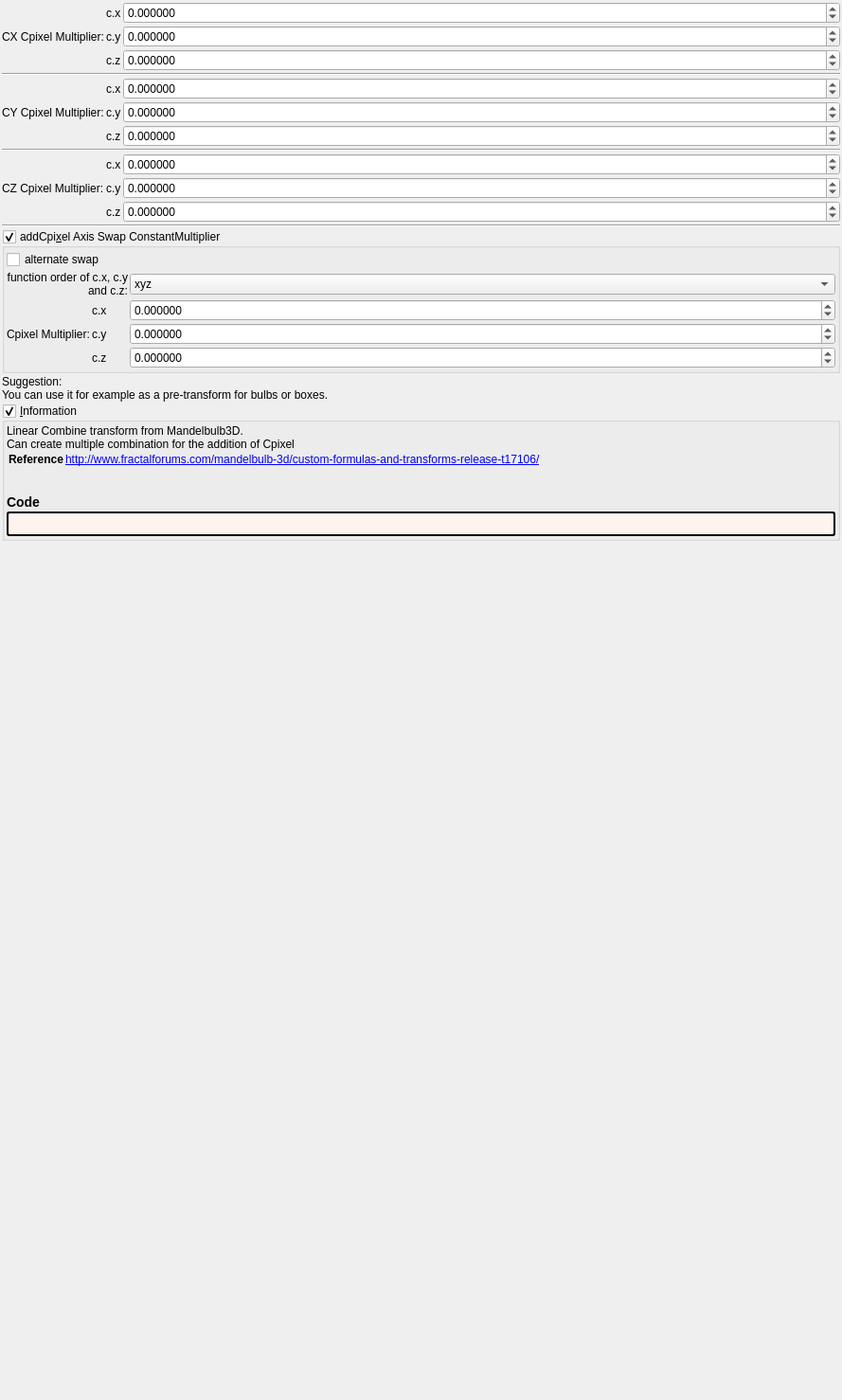
<?xml version="1.0" encoding="UTF-8"?>
<ui version="4.0">
 <class>transf_lin_combine_cxyz</class>
 <widget class="QWidget" name="Form">
  <property name="geometry">
   <rect>
    <x>0</x>
    <y>0</y>
    <width>889</width>
    <height>1478</height>
   </rect>
  </property>
  <property name="windowTitle">
   <string notr="true">transf_lin_combine_cxyz</string>
  </property>
  <layout class="QVBoxLayout" name="verticalLayout">
   <property name="spacing">
    <number>2</number>
   </property>
   <property name="leftMargin">
    <number>2</number>
   </property>
   <property name="topMargin">
    <number>2</number>
   </property>
   <property name="rightMargin">
    <number>2</number>
   </property>
   <property name="bottomMargin">
    <number>2</number>
   </property>
   <item>
    <layout class="QGridLayout" name="gridLayout_44" columnstretch="0,0,1">
     <property name="spacing">
      <number>2</number>
     </property>
     <item row="4" column="1">
      <widget class="QLabel" name="label_118">
       <property name="text">
        <string notr="true">c.x</string>
       </property>
      </widget>
     </item>
     <item row="1" column="0">
      <widget class="QLabel" name="label_108">
       <property name="text">
        <string>CX Cpixel Multiplier:</string>
       </property>
       <property name="wordWrap">
        <bool>true</bool>
       </property>
      </widget>
     </item>
     <item row="2" column="1">
      <widget class="QLabel" name="label_117">
       <property name="text">
        <string notr="true">c.z</string>
       </property>
      </widget>
     </item>
     <item row="7" column="0" colspan="3">
      <widget class="Line" name="line_33">
       <property name="orientation">
        <enum>Qt::Horizontal</enum>
       </property>
      </widget>
     </item>
     <item row="2" column="2">
      <widget class="MyDoubleSpinBox" name="spinbox3_transf_constant_multiplier_100_z">
       <property name="sizePolicy">
        <sizepolicy hsizetype="Minimum" vsizetype="Maximum">
         <horstretch>0</horstretch>
         <verstretch>0</verstretch>
        </sizepolicy>
       </property>
       <property name="prefix">
        <string/>
       </property>
       <property name="suffix">
        <string/>
       </property>
       <property name="decimals">
        <number>6</number>
       </property>
       <property name="minimum">
        <double>-99.989999999999995</double>
       </property>
       <property name="maximum">
        <double>99.989999999999995</double>
       </property>
       <property name="singleStep">
        <double>0.100000000000000</double>
       </property>
      </widget>
     </item>
     <item row="8" column="1">
      <widget class="QLabel" name="label_119">
       <property name="text">
        <string notr="true">c.x</string>
       </property>
      </widget>
     </item>
     <item row="5" column="0">
      <widget class="QLabel" name="label_109">
       <property name="text">
        <string>CY Cpixel Multiplier:</string>
       </property>
       <property name="wordWrap">
        <bool>true</bool>
       </property>
      </widget>
     </item>
     <item row="3" column="0" colspan="3">
      <widget class="Line" name="line_30">
       <property name="orientation">
        <enum>Qt::Horizontal</enum>
       </property>
      </widget>
     </item>
     <item row="4" column="2">
      <widget class="MyDoubleSpinBox" name="spinbox3_transf_constant_multiplier_010_x">
       <property name="sizePolicy">
        <sizepolicy hsizetype="Minimum" vsizetype="Maximum">
         <horstretch>0</horstretch>
         <verstretch>0</verstretch>
        </sizepolicy>
       </property>
       <property name="prefix">
        <string/>
       </property>
       <property name="suffix">
        <string/>
       </property>
       <property name="decimals">
        <number>6</number>
       </property>
       <property name="minimum">
        <double>-99.989999999999995</double>
       </property>
       <property name="maximum">
        <double>99.989999999999995</double>
       </property>
       <property name="singleStep">
        <double>0.100000000000000</double>
       </property>
      </widget>
     </item>
     <item row="10" column="1">
      <widget class="QLabel" name="label_123">
       <property name="text">
        <string notr="true">c.z</string>
       </property>
      </widget>
     </item>
     <item row="9" column="0">
      <widget class="QLabel" name="label_111">
       <property name="text">
        <string>CZ Cpixel Multiplier:</string>
       </property>
       <property name="wordWrap">
        <bool>true</bool>
       </property>
      </widget>
     </item>
     <item row="0" column="1">
      <widget class="QLabel" name="label_116">
       <property name="text">
        <string notr="true">c.x</string>
       </property>
      </widget>
     </item>
     <item row="5" column="2">
      <widget class="MyDoubleSpinBox" name="spinbox3_transf_constant_multiplier_010_y">
       <property name="sizePolicy">
        <sizepolicy hsizetype="Minimum" vsizetype="Maximum">
         <horstretch>0</horstretch>
         <verstretch>0</verstretch>
        </sizepolicy>
       </property>
       <property name="prefix">
        <string/>
       </property>
       <property name="suffix">
        <string/>
       </property>
       <property name="decimals">
        <number>6</number>
       </property>
       <property name="minimum">
        <double>-99.989999999999995</double>
       </property>
       <property name="maximum">
        <double>99.989999999999995</double>
       </property>
       <property name="singleStep">
        <double>0.100000000000000</double>
       </property>
      </widget>
     </item>
     <item row="6" column="1">
      <widget class="QLabel" name="label_122">
       <property name="text">
        <string notr="true">c.z</string>
       </property>
      </widget>
     </item>
     <item row="1" column="2">
      <widget class="MyDoubleSpinBox" name="spinbox3_transf_constant_multiplier_100_y">
       <property name="sizePolicy">
        <sizepolicy hsizetype="Minimum" vsizetype="Maximum">
         <horstretch>0</horstretch>
         <verstretch>0</verstretch>
        </sizepolicy>
       </property>
       <property name="prefix">
        <string/>
       </property>
       <property name="suffix">
        <string/>
       </property>
       <property name="decimals">
        <number>6</number>
       </property>
       <property name="minimum">
        <double>-99.989999999999995</double>
       </property>
       <property name="maximum">
        <double>99.989999999999995</double>
       </property>
       <property name="singleStep">
        <double>0.100000000000000</double>
       </property>
      </widget>
     </item>
     <item row="8" column="2">
      <widget class="MyDoubleSpinBox" name="spinbox3_transf_constant_multiplier_001_x">
       <property name="sizePolicy">
        <sizepolicy hsizetype="Minimum" vsizetype="Maximum">
         <horstretch>0</horstretch>
         <verstretch>0</verstretch>
        </sizepolicy>
       </property>
       <property name="prefix">
        <string/>
       </property>
       <property name="suffix">
        <string/>
       </property>
       <property name="decimals">
        <number>6</number>
       </property>
       <property name="minimum">
        <double>-99.989999999999995</double>
       </property>
       <property name="maximum">
        <double>99.989999999999995</double>
       </property>
       <property name="singleStep">
        <double>0.100000000000000</double>
       </property>
      </widget>
     </item>
     <item row="10" column="2">
      <widget class="MyDoubleSpinBox" name="spinbox3_transf_constant_multiplier_001_z">
       <property name="sizePolicy">
        <sizepolicy hsizetype="Minimum" vsizetype="Maximum">
         <horstretch>0</horstretch>
         <verstretch>0</verstretch>
        </sizepolicy>
       </property>
       <property name="prefix">
        <string/>
       </property>
       <property name="suffix">
        <string/>
       </property>
       <property name="decimals">
        <number>6</number>
       </property>
       <property name="minimum">
        <double>-99.989999999999995</double>
       </property>
       <property name="maximum">
        <double>99.989999999999995</double>
       </property>
       <property name="singleStep">
        <double>0.100000000000000</double>
       </property>
      </widget>
     </item>
     <item row="1" column="1">
      <widget class="QLabel" name="label_110">
       <property name="text">
        <string notr="true">c.y</string>
       </property>
      </widget>
     </item>
     <item row="0" column="2">
      <widget class="MyDoubleSpinBox" name="spinbox3_transf_constant_multiplier_100_x">
       <property name="sizePolicy">
        <sizepolicy hsizetype="Minimum" vsizetype="Maximum">
         <horstretch>0</horstretch>
         <verstretch>0</verstretch>
        </sizepolicy>
       </property>
       <property name="prefix">
        <string/>
       </property>
       <property name="suffix">
        <string/>
       </property>
       <property name="decimals">
        <number>6</number>
       </property>
       <property name="minimum">
        <double>-99.989999999999995</double>
       </property>
       <property name="maximum">
        <double>99.989999999999995</double>
       </property>
       <property name="singleStep">
        <double>0.100000000000000</double>
       </property>
      </widget>
     </item>
     <item row="9" column="1">
      <widget class="QLabel" name="label_121">
       <property name="text">
        <string notr="true">c.y</string>
       </property>
      </widget>
     </item>
     <item row="6" column="2">
      <widget class="MyDoubleSpinBox" name="spinbox3_transf_constant_multiplier_010_z">
       <property name="sizePolicy">
        <sizepolicy hsizetype="Minimum" vsizetype="Maximum">
         <horstretch>0</horstretch>
         <verstretch>0</verstretch>
        </sizepolicy>
       </property>
       <property name="prefix">
        <string/>
       </property>
       <property name="suffix">
        <string/>
       </property>
       <property name="decimals">
        <number>6</number>
       </property>
       <property name="minimum">
        <double>-99.989999999999995</double>
       </property>
       <property name="maximum">
        <double>99.989999999999995</double>
       </property>
       <property name="singleStep">
        <double>0.100000000000000</double>
       </property>
      </widget>
     </item>
     <item row="9" column="2">
      <widget class="MyDoubleSpinBox" name="spinbox3_transf_constant_multiplier_001_y">
       <property name="sizePolicy">
        <sizepolicy hsizetype="Minimum" vsizetype="Maximum">
         <horstretch>0</horstretch>
         <verstretch>0</verstretch>
        </sizepolicy>
       </property>
       <property name="prefix">
        <string/>
       </property>
       <property name="suffix">
        <string/>
       </property>
       <property name="decimals">
        <number>6</number>
       </property>
       <property name="minimum">
        <double>-99.989999999999995</double>
       </property>
       <property name="maximum">
        <double>99.989999999999995</double>
       </property>
       <property name="singleStep">
        <double>0.100000000000000</double>
       </property>
      </widget>
     </item>
     <item row="5" column="1">
      <widget class="QLabel" name="label_120">
       <property name="text">
        <string notr="true">c.y</string>
       </property>
      </widget>
     </item>
    </layout>
   </item>
   <item>
    <widget class="Line" name="line_31">
     <property name="orientation">
      <enum>Qt::Horizontal</enum>
     </property>
    </widget>
   </item>
   <item>
    <widget class="MyGroupBox" name="groupCheck_transf_addCpixel_enabled_false">
     <property name="toolTip">
      <string>&lt;html&gt;&lt;head/&gt;&lt;body&gt;&lt;p&gt;Cpixel is CVector3 c = ( c.x, c.y, c.z). It is each original point (pixel) in 3D space where the iteration starts from, ( c = original z for each point .) It is commonly found in formula structures z = f(z) + c.&lt;/p&gt;&lt;p&gt;The Cpixel multiplier effectively scales this point &amp;quot;c&amp;quot;.&lt;/p&gt;&lt;p&gt;This transform allows the swapping of the order of the &amp;quot;CVector3 c&amp;quot; components before being multiplied by &amp;quot;CVector3 z&amp;quot; components.&lt;/p&gt;&lt;/body&gt;&lt;/html&gt;</string>
     </property>
     <property name="title">
      <string>addCpi&amp;xel Axis Swap ConstantMultiplier</string>
     </property>
     <property name="checkable">
      <bool>true</bool>
     </property>
     <layout class="QVBoxLayout" name="verticalLayout_51">
      <property name="spacing">
       <number>2</number>
      </property>
      <property name="leftMargin">
       <number>2</number>
      </property>
      <property name="topMargin">
       <number>2</number>
      </property>
      <property name="rightMargin">
       <number>2</number>
      </property>
      <property name="bottomMargin">
       <number>2</number>
      </property>
      <item>
       <layout class="QGridLayout" name="gridLayout_25" columnstretch="0,0,1">
        <property name="spacing">
         <number>2</number>
        </property>
        <item row="2" column="2">
         <widget class="MyDoubleSpinBox" name="spinbox3_transf_constant_multiplierC_111_x">
          <property name="sizePolicy">
           <sizepolicy hsizetype="Minimum" vsizetype="Maximum">
            <horstretch>0</horstretch>
            <verstretch>0</verstretch>
           </sizepolicy>
          </property>
          <property name="prefix">
           <string/>
          </property>
          <property name="suffix">
           <string/>
          </property>
          <property name="decimals">
           <number>6</number>
          </property>
          <property name="minimum">
           <double>-99.989999999999995</double>
          </property>
          <property name="maximum">
           <double>99.989999999999995</double>
          </property>
          <property name="singleStep">
           <double>0.100000000000000</double>
          </property>
         </widget>
        </item>
        <item row="4" column="1">
         <widget class="QLabel" name="label_115">
          <property name="text">
           <string notr="true">c.z</string>
          </property>
         </widget>
        </item>
        <item row="3" column="2">
         <widget class="MyDoubleSpinBox" name="spinbox3_transf_constant_multiplierC_111_y">
          <property name="sizePolicy">
           <sizepolicy hsizetype="Minimum" vsizetype="Maximum">
            <horstretch>0</horstretch>
            <verstretch>0</verstretch>
           </sizepolicy>
          </property>
          <property name="prefix">
           <string/>
          </property>
          <property name="suffix">
           <string/>
          </property>
          <property name="decimals">
           <number>6</number>
          </property>
          <property name="minimum">
           <double>-99.989999999999995</double>
          </property>
          <property name="maximum">
           <double>99.989999999999995</double>
          </property>
          <property name="singleStep">
           <double>0.100000000000000</double>
          </property>
         </widget>
        </item>
        <item row="3" column="1">
         <widget class="QLabel" name="label_113">
          <property name="text">
           <string notr="true">c.y</string>
          </property>
         </widget>
        </item>
        <item row="2" column="1">
         <widget class="QLabel" name="label_112">
          <property name="text">
           <string notr="true">c.x</string>
          </property>
         </widget>
        </item>
        <item row="4" column="2">
         <widget class="MyDoubleSpinBox" name="spinbox3_transf_constant_multiplierC_111_z">
          <property name="sizePolicy">
           <sizepolicy hsizetype="Minimum" vsizetype="Maximum">
            <horstretch>0</horstretch>
            <verstretch>0</verstretch>
           </sizepolicy>
          </property>
          <property name="prefix">
           <string/>
          </property>
          <property name="suffix">
           <string/>
          </property>
          <property name="decimals">
           <number>6</number>
          </property>
          <property name="minimum">
           <double>-99.989999999999995</double>
          </property>
          <property name="maximum">
           <double>99.989999999999995</double>
          </property>
          <property name="singleStep">
           <double>0.100000000000000</double>
          </property>
         </widget>
        </item>
        <item row="0" column="0" colspan="2">
         <widget class="QCheckBox" name="checkBox_transf_alternate_enabled_false">
          <property name="text">
           <string>alternate swap</string>
          </property>
         </widget>
        </item>
        <item row="3" column="0">
         <widget class="QLabel" name="label_114">
          <property name="text">
           <string>Cpixel Multiplier:</string>
          </property>
         </widget>
        </item>
        <item row="1" column="2">
         <widget class="QComboBox" name="comboBox_mandelbulbMulti_order_of_xyz_C">
          <item>
           <property name="text">
            <string notr="true">xyz</string>
           </property>
          </item>
          <item>
           <property name="text">
            <string notr="true">xzy</string>
           </property>
          </item>
          <item>
           <property name="text">
            <string notr="true">yxz</string>
           </property>
          </item>
          <item>
           <property name="text">
            <string notr="true">yzx</string>
           </property>
          </item>
          <item>
           <property name="text">
            <string notr="true">zxy</string>
           </property>
          </item>
          <item>
           <property name="text">
            <string notr="true">zyx</string>
           </property>
          </item>
         </widget>
        </item>
        <item row="1" column="0" colspan="2">
         <widget class="QLabel" name="label_2">
          <property name="text">
           <string>function order of c.x, c.y and c.z:</string>
          </property>
          <property name="alignment">
           <set>Qt::AlignRight|Qt::AlignTrailing|Qt::AlignVCenter</set>
          </property>
          <property name="wordWrap">
           <bool>true</bool>
          </property>
         </widget>
        </item>
       </layout>
      </item>
     </layout>
    </widget>
   </item>
   <item>
    <widget class="QLabel" name="label">
     <property name="toolTip">
      <string>&lt;html&gt;&lt;head/&gt;&lt;body&gt;&lt;p&gt;Cpixel is CVector3 c = ( c.x, c.y, c.z). It is each original point (pixel) in 3D space where the iteration starts from, ( c = original z for each point .) It is commonly found in formula structures z = f(z) + c.&lt;/p&gt;&lt;p&gt;The Cpixel multiplier effectively scales this point &amp;quot;c&amp;quot;.&lt;/p&gt;&lt;/body&gt;&lt;/html&gt;</string>
     </property>
     <property name="text">
      <string>Suggestion:
You can use it for example as a pre-transform for bulbs or boxes.</string>
     </property>
     <property name="wordWrap">
      <bool>true</bool>
     </property>
    </widget>
   </item>
   <item>
    <widget class="MyGroupBox" name="groupCheck_info">
     <property name="title">
      <string>&amp;Information</string>
     </property>
     <property name="flat">
      <bool>false</bool>
     </property>
     <property name="checkable">
      <bool>true</bool>
     </property>
     <layout class="QVBoxLayout" name="verticalLayout_2">
      <property name="spacing">
       <number>2</number>
      </property>
      <property name="leftMargin">
       <number>2</number>
      </property>
      <property name="topMargin">
       <number>2</number>
      </property>
      <property name="rightMargin">
       <number>2</number>
      </property>
      <property name="bottomMargin">
       <number>2</number>
      </property>
      <item>
       <widget class="QLabel" name="label_information_general">
        <property name="text">
         <string notr="true">&lt;p&gt;Linear Combine transform from Mandelbulb3D.&lt;br&gt;Can create multiple combination for the addition of Cpixel&lt;/p&gt;&lt;table&gt;
&lt;tr&gt;&lt;th&gt;Reference&lt;/th&gt;&lt;td&gt;&lt;a href=&quot;http://www.fractalforums.com/mandelbulb-3d/custom-formulas-and-transforms-release-t17106/&quot;&gt;http://www.fractalforums.com/mandelbulb-3d/custom-formulas-and-transforms-release-t17106/&lt;br&gt;
&lt;/td&gt;&lt;/tr&gt;
&lt;/table&gt;
&lt;h3&gt;Code&lt;/h3&gt;</string>
        </property>
        <property name="wordWrap">
         <bool>true</bool>
        </property>
        <property name="openExternalLinks">
         <bool>true</bool>
        </property>
        <property name="textInteractionFlags">
         <set>Qt::LinksAccessibleByMouse|Qt::TextSelectableByMouse</set>
        </property>
       </widget>
      </item>
      <item>
       <widget class="QLabel" name="label_code_content">
        <property name="styleSheet">
         <string notr="true">border-style: outset; border-width: 2px; border-radius: 3px; border-color: black; background-color: #fff5ee; padding: 4px;</string>
        </property>
        <property name="text">
         <string notr="true"></string>
        </property>
        <property name="wordWrap">
         <bool>true</bool>
        </property>
        <property name="openExternalLinks">
         <bool>true</bool>
        </property>
        <property name="textInteractionFlags">
         <set>Qt::LinksAccessibleByMouse|Qt::TextSelectableByMouse</set>
        </property>
       </widget>
      </item>
     </layout>
    </widget>
   </item>
   <item>
    <spacer name="verticalSpacer">
     <property name="orientation">
      <enum>Qt::Vertical</enum>
     </property>
     <property name="sizeHint" stdset="0">
      <size>
       <width>20</width>
       <height>40</height>
      </size>
     </property>
    </spacer>
   </item>
  </layout>
 </widget>
 <customwidgets>
  <customwidget>
   <class>MyGroupBox</class>
   <extends>QGroupBox</extends>
   <header>my_group_box.h</header>
   <container>1</container>
  </customwidget>
  <customwidget>
   <class>MyDoubleSpinBox</class>
   <extends>QDoubleSpinBox</extends>
   <header>my_double_spin_box.h</header>
  </customwidget>
 </customwidgets>
 <tabstops>
  <tabstop>spinbox3_transf_constant_multiplier_100_x</tabstop>
  <tabstop>spinbox3_transf_constant_multiplier_100_y</tabstop>
  <tabstop>spinbox3_transf_constant_multiplier_100_z</tabstop>
  <tabstop>spinbox3_transf_constant_multiplier_010_x</tabstop>
  <tabstop>spinbox3_transf_constant_multiplier_010_y</tabstop>
  <tabstop>spinbox3_transf_constant_multiplier_010_z</tabstop>
  <tabstop>spinbox3_transf_constant_multiplier_001_x</tabstop>
  <tabstop>spinbox3_transf_constant_multiplier_001_y</tabstop>
  <tabstop>spinbox3_transf_constant_multiplier_001_z</tabstop>
  <tabstop>groupCheck_transf_addCpixel_enabled_false</tabstop>
  <tabstop>checkBox_transf_alternate_enabled_false</tabstop>
  <tabstop>spinbox3_transf_constant_multiplierC_111_x</tabstop>
  <tabstop>spinbox3_transf_constant_multiplierC_111_y</tabstop>
  <tabstop>spinbox3_transf_constant_multiplierC_111_z</tabstop>
  <tabstop>groupCheck_info</tabstop>
 </tabstops>
 <resources/>
 <connections/>
</ui>
